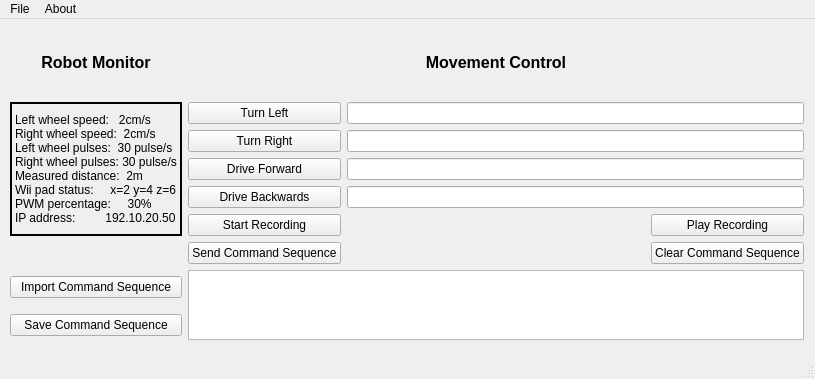
<?xml version="1.0" encoding="UTF-8"?>
<ui version="4.0">
 <class>RobotControl</class>
 <widget class="QMainWindow" name="RobotControl">
  <property name="geometry">
   <rect>
    <x>0</x>
    <y>0</y>
    <width>815</width>
    <height>379</height>
   </rect>
  </property>
  <property name="windowTitle">
   <string>Robot Control Graphical Interface</string>
  </property>
  <widget class="QWidget" name="centralwidget">
   <widget class="QWidget" name="">
    <property name="geometry">
     <rect>
      <x>10</x>
      <y>10</y>
      <width>794</width>
      <height>311</height>
     </rect>
    </property>
    <layout class="QGridLayout" name="gridLayout">
     <property name="topMargin">
      <number>0</number>
     </property>
     <item row="0" column="0" colspan="2">
      <widget class="QLabel" name="monitorTitleLabel">
       <property name="font">
        <font>
         <pointsize>12</pointsize>
         <weight>75</weight>
         <bold>true</bold>
        </font>
       </property>
       <property name="text">
        <string>Robot Monitor</string>
       </property>
       <property name="alignment">
        <set>Qt::AlignCenter</set>
       </property>
      </widget>
     </item>
     <item row="3" column="2" colspan="3">
      <widget class="QPushButton" name="driveForwardButton">
       <property name="text">
        <string>Drive Forward</string>
       </property>
      </widget>
     </item>
     <item row="6" column="5">
      <spacer name="horizontalSpacer">
       <property name="orientation">
        <enum>Qt::Horizontal</enum>
       </property>
       <property name="sizeType">
        <enum>QSizePolicy::Expanding</enum>
       </property>
       <property name="sizeHint" stdset="0">
        <size>
         <width>50</width>
         <height>20</height>
        </size>
       </property>
      </spacer>
     </item>
     <item row="2" column="2" colspan="3">
      <widget class="QPushButton" name="turnRightButton">
       <property name="text">
        <string>Turn Right</string>
       </property>
      </widget>
     </item>
     <item row="2" column="5" colspan="2">
      <widget class="QLineEdit" name="turnRightDistanceEntry"/>
     </item>
     <item row="6" column="2" colspan="3">
      <widget class="QPushButton" name="sendCommandButton">
       <property name="text">
        <string>Send Command Sequence</string>
       </property>
      </widget>
     </item>
     <item row="1" column="2" colspan="3">
      <widget class="QPushButton" name="turnLeftButton">
       <property name="text">
        <string>Turn Left</string>
       </property>
      </widget>
     </item>
     <item row="3" column="5" colspan="2">
      <widget class="QLineEdit" name="driveForwardDistanceEntry"/>
     </item>
     <item row="6" column="6">
      <widget class="QPushButton" name="clearCommandButton">
       <property name="text">
        <string>Clear Command Sequence</string>
       </property>
      </widget>
     </item>
     <item row="4" column="2" colspan="3">
      <widget class="QPushButton" name="driveBackwardsButton">
       <property name="text">
        <string>Drive Backwards</string>
       </property>
      </widget>
     </item>
     <item row="4" column="5" colspan="2">
      <widget class="QLineEdit" name="driveBackwardsDistanceEntry"/>
     </item>
     <item row="1" column="5" colspan="2">
      <widget class="QLineEdit" name="turnLeftDistanceEntry"/>
     </item>
     <item row="5" column="2" colspan="3">
      <widget class="QPushButton" name="recordButton">
       <property name="text">
        <string>Start Recording</string>
       </property>
      </widget>
     </item>
     <item row="5" column="6">
      <widget class="QPushButton" name="playRecordingButton">
       <property name="text">
        <string>Play Recording</string>
       </property>
      </widget>
     </item>
     <item row="0" column="2" colspan="5">
      <widget class="QLabel" name="movementControlLabel">
       <property name="font">
        <font>
         <pointsize>12</pointsize>
         <weight>75</weight>
         <bold>true</bold>
        </font>
       </property>
       <property name="text">
        <string>Movement Control</string>
       </property>
       <property name="alignment">
        <set>Qt::AlignCenter</set>
       </property>
      </widget>
     </item>
     <item row="1" column="0" rowspan="5" colspan="2">
      <widget class="QLabel" name="monitor">
       <property name="frameShape">
        <enum>QFrame::WinPanel</enum>
       </property>
       <property name="text">
        <string>Left wheel speed:   2cm/s
Right wheel speed:  2cm/s
Left wheel pulses:  30 pulse/s
Right wheel pulses: 30 pulse/s
Measured distance:  2m
Wii pad status:     x=2 y=4 z=6
PWM percentage:     30%
IP address:         192.10.20.50</string>
       </property>
       <property name="alignment">
        <set>Qt::AlignLeading|Qt::AlignLeft|Qt::AlignVCenter</set>
       </property>
       <property name="margin">
        <number>10</number>
       </property>
      </widget>
     </item>
     <item row="7" column="2" rowspan="2" colspan="5">
      <widget class="QTextEdit" name="sequenceText"/>
     </item>
     <item row="7" column="0" colspan="2">
      <widget class="QPushButton" name="importCommandButton">
       <property name="text">
        <string>Import Command Sequence</string>
       </property>
      </widget>
     </item>
     <item row="8" column="0" colspan="2">
      <widget class="QPushButton" name="saveCommandButton">
       <property name="text">
        <string>Save Command Sequence</string>
       </property>
      </widget>
     </item>
    </layout>
   </widget>
  </widget>
  <widget class="QMenuBar" name="menubar">
   <property name="geometry">
    <rect>
     <x>0</x>
     <y>0</y>
     <width>815</width>
     <height>25</height>
    </rect>
   </property>
   <widget class="QMenu" name="menuFile">
    <property name="title">
     <string>File</string>
    </property>
    <addaction name="actionImport_Control_Sequence"/>
    <addaction name="actionSave_Control_Sequence"/>
    <addaction name="separator"/>
    <addaction name="actionExit"/>
   </widget>
   <widget class="QMenu" name="menuAbout">
    <property name="title">
     <string>About</string>
    </property>
   </widget>
   <addaction name="menuFile"/>
   <addaction name="menuAbout"/>
  </widget>
  <widget class="QStatusBar" name="statusbar"/>
  <action name="actionImport_Control_Sequence">
   <property name="text">
    <string>&amp;Import Control Sequence</string>
   </property>
  </action>
  <action name="actionSave_Control_Sequence">
   <property name="text">
    <string>Save Control Sequence</string>
   </property>
  </action>
  <action name="actionExit">
   <property name="text">
    <string>Exit</string>
   </property>
  </action>
 </widget>
 <tabstops>
  <tabstop>turnLeftButton</tabstop>
  <tabstop>turnLeftDistanceEntry</tabstop>
  <tabstop>turnRightButton</tabstop>
  <tabstop>turnRightDistanceEntry</tabstop>
  <tabstop>driveForwardButton</tabstop>
  <tabstop>driveForwardDistanceEntry</tabstop>
  <tabstop>driveBackwardsButton</tabstop>
  <tabstop>driveBackwardsDistanceEntry</tabstop>
  <tabstop>recordButton</tabstop>
  <tabstop>playRecordingButton</tabstop>
  <tabstop>sendCommandButton</tabstop>
  <tabstop>clearCommandButton</tabstop>
  <tabstop>importCommandButton</tabstop>
  <tabstop>saveCommandButton</tabstop>
  <tabstop>sequenceText</tabstop>
 </tabstops>
 <resources/>
 <connections/>
</ui>
